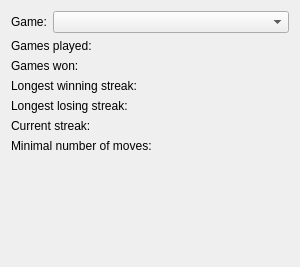
<ui version="4.0" >
 <class>GameStats</class>
 <widget class="QWidget" name="GameStats" >
  <property name="geometry" >
   <rect>
    <x>0</x>
    <y>0</y>
    <width>300</width>
    <height>267</height>
   </rect>
  </property>
  <property name="windowTitle" >
   <string>Statistics</string>
  </property>
  <layout class="QVBoxLayout" name="verticalLayout" >
   <item>
    <layout class="QHBoxLayout" name="_11" >
     <property name="margin" >
      <number>0</number>
     </property>
     <item>
      <widget class="QLabel" name="textLabel1" >
       <property name="sizePolicy" >
        <sizepolicy vsizetype="Preferred" hsizetype="Minimum" >
         <horstretch>0</horstretch>
         <verstretch>0</verstretch>
        </sizepolicy>
       </property>
       <property name="text" >
        <string>Game:</string>
       </property>
      </widget>
     </item>
     <item>
      <widget class="KComboBox" name="GameType" >
       <property name="sizePolicy" >
        <sizepolicy vsizetype="Fixed" hsizetype="Expanding" >
         <horstretch>0</horstretch>
         <verstretch>0</verstretch>
        </sizepolicy>
       </property>
      </widget>
     </item>
    </layout>
   </item>
   <item>
    <layout class="QHBoxLayout" name="_9" >
     <property name="margin" >
      <number>0</number>
     </property>
     <item>
      <layout class="QGridLayout" name="_10" >
       <property name="margin" >
        <number>0</number>
       </property>
       <item row="1" column="1" colspan="2" >
        <widget class="QLabel" name="Won" >
         <property name="text" >
          <string/>
         </property>
        </widget>
       </item>
       <item row="2" column="0" >
        <widget class="QLabel" name="textLabel7" >
         <property name="text" >
          <string>Longest winning streak:</string>
         </property>
        </widget>
       </item>
       <item row="0" column="0" >
        <widget class="QLabel" name="textLabel2" >
         <property name="text" >
          <string>Games played:</string>
         </property>
        </widget>
       </item>
       <item row="3" column="1" colspan="2" >
        <widget class="QLabel" name="LoseStreak" >
         <property name="text" >
          <string/>
         </property>
         <property name="alignment" >
          <set>Qt::AlignLeading|Qt::AlignLeft|Qt::AlignVCenter</set>
         </property>
        </widget>
       </item>
       <item row="3" column="0" >
        <widget class="QLabel" name="textLabel8" >
         <property name="text" >
          <string>Longest losing streak:</string>
         </property>
        </widget>
       </item>
       <item row="2" column="1" colspan="2" >
        <widget class="QLabel" name="WinStreak" >
         <property name="text" >
          <string/>
         </property>
         <property name="alignment" >
          <set>Qt::AlignLeading|Qt::AlignLeft|Qt::AlignVCenter</set>
         </property>
        </widget>
       </item>
       <item row="1" column="0" >
        <widget class="QLabel" name="textLabel3" >
         <property name="text" >
          <string>Games won:</string>
         </property>
        </widget>
       </item>
       <item row="0" column="1" colspan="2" >
        <widget class="QLabel" name="Played" >
         <property name="text" >
          <string/>
         </property>
         <property name="alignment" >
          <set>Qt::AlignLeading|Qt::AlignLeft|Qt::AlignVCenter</set>
         </property>
        </widget>
       </item>
       <item row="4" column="0" >
        <widget class="QLabel" name="label" >
         <property name="text" >
          <string>Current streak:</string>
         </property>
        </widget>
       </item>
       <item row="4" column="1" colspan="2" >
        <widget class="QLabel" name="CurrentStreak" >
         <property name="text" >
          <string/>
         </property>
        </widget>
       </item>
       <item row="5" column="0" >
        <widget class="QLabel" name="label_2" >
         <property name="text" >
          <string>Minimal number of moves:</string>
         </property>
        </widget>
       </item>
       <item row="5" column="1" colspan="2" >
        <widget class="QLabel" name="MinMoves" >
         <property name="text" >
          <string/>
         </property>
         <property name="alignment" >
          <set>Qt::AlignLeading|Qt::AlignLeft|Qt::AlignVCenter</set>
         </property>
        </widget>
       </item>
      </layout>
     </item>
    </layout>
   </item>
   <item>
    <spacer name="spacer" >
     <property name="orientation" >
      <enum>Qt::Vertical</enum>
     </property>
     <property name="sizeType" >
      <enum>QSizePolicy::Expanding</enum>
     </property>
     <property name="sizeHint" stdset="0" >
      <size>
       <width>275</width>
       <height>94</height>
      </size>
     </property>
    </spacer>
   </item>
  </layout>
 </widget>
 <customwidgets>
  <customwidget>
   <class>KComboBox</class>
   <extends>QComboBox</extends>
   <header>kcombobox.h</header>
  </customwidget>
 </customwidgets>
 <resources/>
 <connections/>
</ui>
